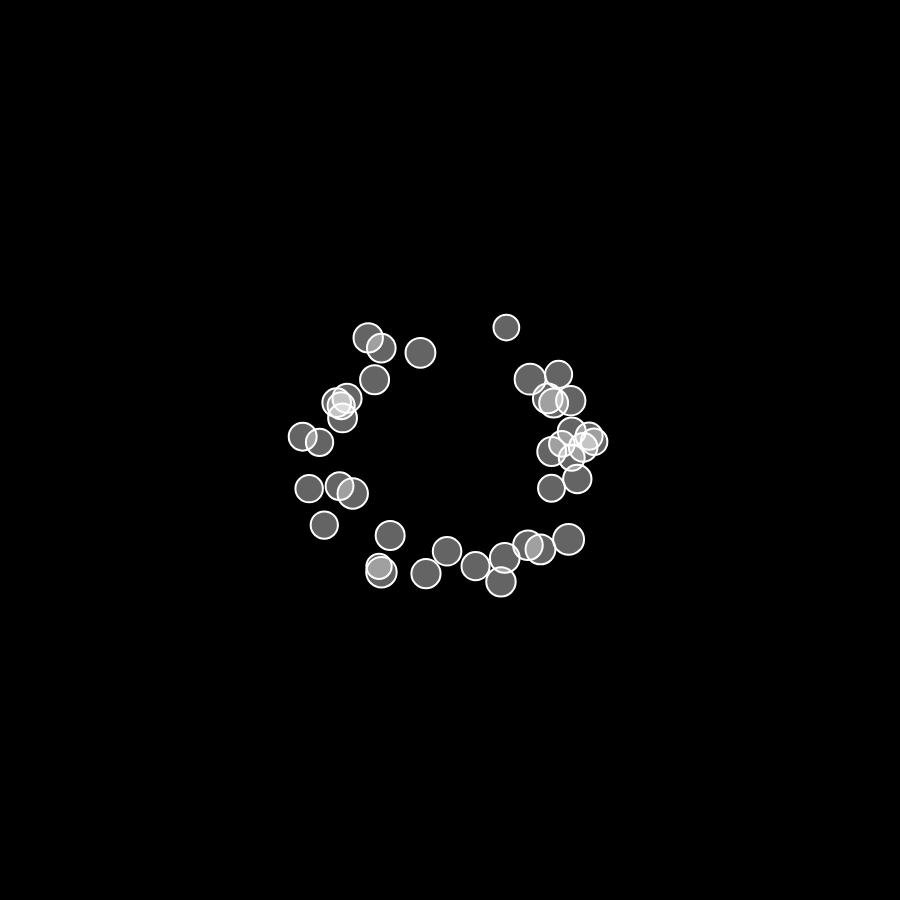
Frame 1 (no input)
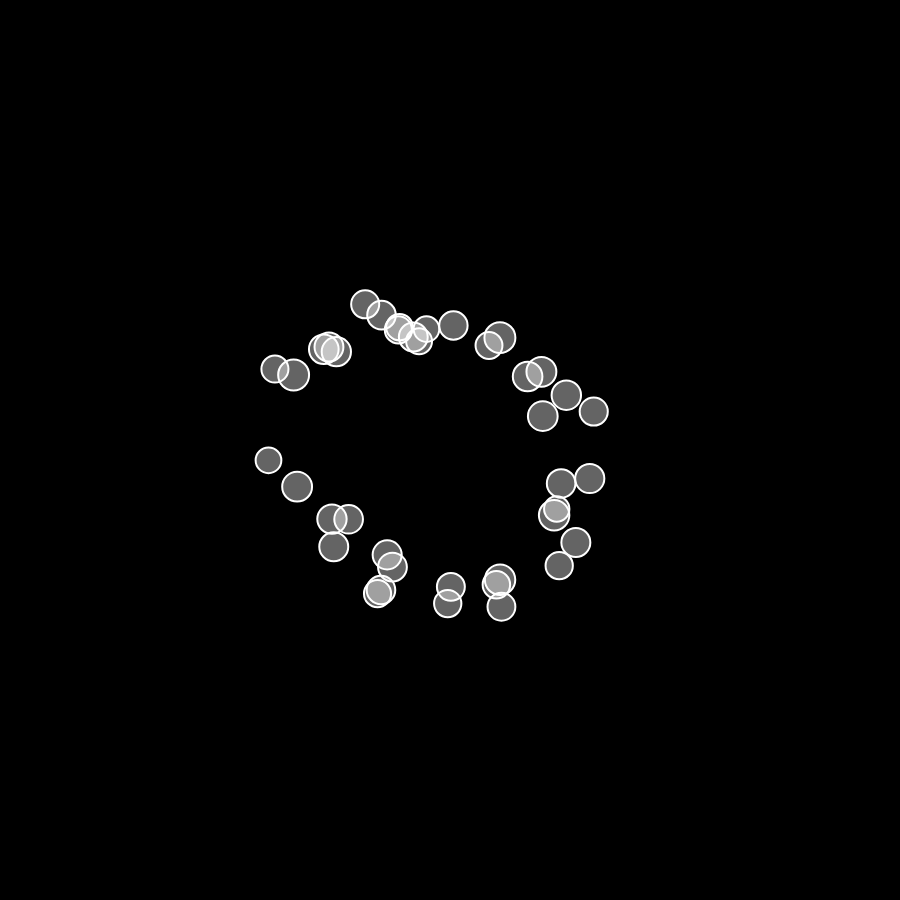
Frame 60 (no input)
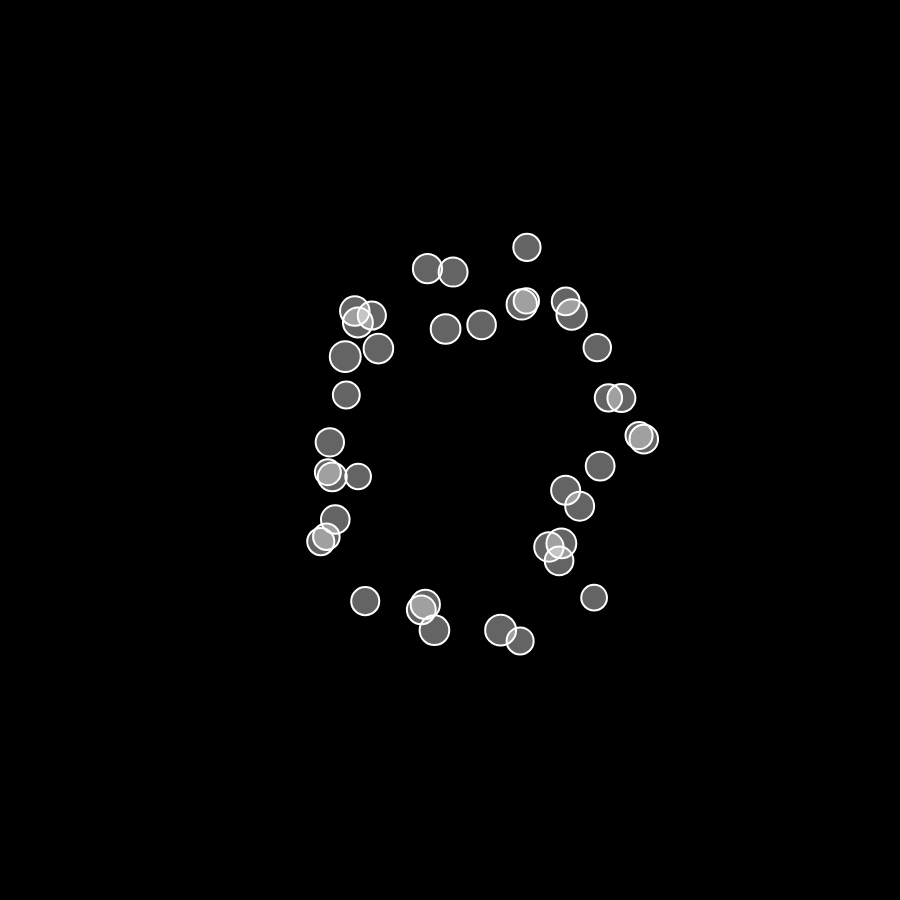
Frame 120 (the mouse pressed at the canvas centre since frame 60)

The p5.js sketch that drew these frames (run headless with seeded random() and noise() and a simulated clock; from frame 60 on, the mouse is pressed at the canvas centre):

// p5.js sketch
// ── sketch.js
// Mutual Attract// The Nature of Code

let movers = [];
let sun;

function setup() {
  createCanvas(900, 900);
  for (let i = 0; i < 40; i++) {
    let pos = p5.Vector.random2D();
    let vel = pos.copy();
    vel.setMag(random(10, 15));
    pos.setMag(random(100, 150));
    vel.rotate(PI / 2);
    let m = random(10,15);
    movers[i] = new Mover(pos.x, pos.y, vel.x, vel.y, m);
  }
  sun = new Mover(0, 0, 0, 0, 500);
  // movers[0] = new Mover(300, 200, 0, 5, 10);
  // movers[1] = new Mover(100, 200, 0, -5, 10);
  // movers[2] = new Mover(200, 300, -5, 0, 10);
  // movers[3] = new Mover(200, 100, 5, 0, 10);
  background(0);
}

function draw() {
  background(0);
  translate(width / 2, height / 2);

  for (let mover of movers) {
    sun.attract(mover);
    for (let other of movers) {
      if (mover !== other) {
        mover.attract(other);
        // stroke(255);
        // line(mover.pos.x, mover.pos.y, other.pos.x, other.pos.y);
      }
    }
  }

  for (let mover of movers) {
    mover.update();
    mover.show();
  }
  //sun.show();
}

// ── mover.js
// Gravitational Attraction
// The Nature of Code
// The Coding Train / Daniel Shiffman
// https://youtu.be/EpgB3cNhKPM
// https://thecodingtrain.com/learning/nature-of-code/2.5-gravitational-attraction.html
// https://editor.p5js.org/codingtrain/sketches/MkLraatd

class Mover {
  constructor(x, y, vx, vy, m) {
    this.pos = createVector(x, y);
    this.vel = createVector(vx, vy);
    this.acc = createVector(0, 0);
    this.mass = m;
    this.r = sqrt(this.mass) * 2;
  }

  applyForce(force) {
    let f = p5.Vector.div(force, this.mass);
    this.acc.add(f);
  }

  attract(mover) {
    let force = p5.Vector.sub(this.pos, mover.pos);
    let distanceSq = constrain(force.magSq(), 100, 1000);
    let G = 1;
    let strength = (G * (this.mass * mover.mass)) / distanceSq;
    force.setMag(strength);
    mover.applyForce(force);
  }

  update() {
    this.vel.add(this.acc);
    this.pos.add(this.vel);
    this.acc.set(0, 0);
  }

  show() {
    stroke(255);
    strokeWeight(2);
    fill(255, 100);
    ellipse(this.pos.x, this.pos.y, this.r * 4);
  }
}
